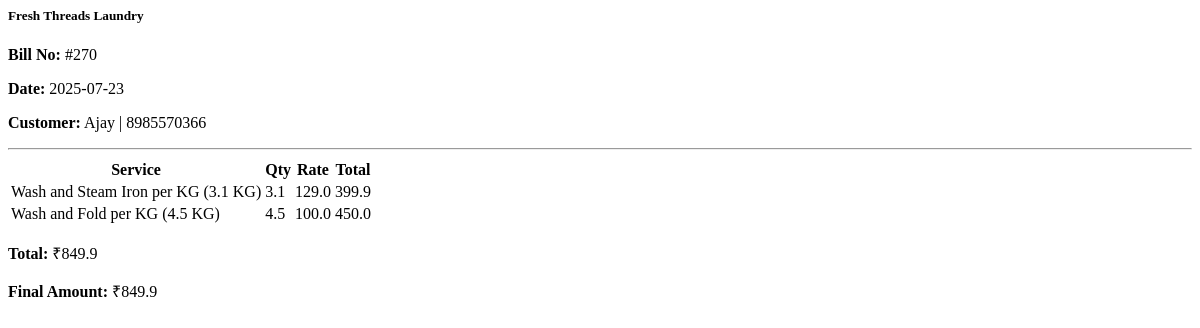
Screenshot of /bill/270/embed with the database file from the repository.
### tables this page shows
CREATE TABLE bills (
    id INTEGER PRIMARY KEY AUTOINCREMENT,
    customer_id INTEGER NOT NULL,
    date TEXT DEFAULT CURRENT_TIMESTAMP,
    total REAL,
    pickup_date TEXT,
    pickup_time TEXT,
    delivery_date TEXT,
    dropoff_time TEXT,
    pickup_address TEXT, order_type TEXT DEFAULT 'Walk-in', discount_type TEXT DEFAULT 'Amount', discount_value REAL DEFAULT 0, advance_paid REAL DEFAULT 0, balance_amount REAL DEFAULT 0, void INTEGER DEFAULT 0,
    FOREIGN KEY (customer_id) REFERENCES customers(id)
);

CREATE TABLE customers (
    id INTEGER PRIMARY KEY AUTOINCREMENT,
    name TEXT NOT NULL,
    phone TEXT NOT NULL UNIQUE,
    email_address TEXT,
    address TEXT,
    customer_type TEXT
);

CREATE TABLE bill_items (
    id INTEGER PRIMARY KEY AUTOINCREMENT,
    bill_id INTEGER NOT NULL,
    service_id INTEGER,
    service_name TEXT NOT NULL,
    qty REAL NOT NULL,  -- ✅ now allows decimals
    rate REAL NOT NULL,
    total REAL NOT NULL, items INTEGER DEFAULT 1,
    FOREIGN KEY (bill_id) REFERENCES bills(id),
    FOREIGN KEY (service_id) REFERENCES services(id)
);

### app.py (the view)
@app.route("/bill/<int:bill_id>/embed")
def bill_embed(bill_id):
    conn = sqlite3.connect(DB_PATH)
    conn.row_factory = sqlite3.Row
    cur = conn.cursor()
    cur.execute("""
        SELECT b.*, c.name AS customer_name, c.phone AS customer_phone
        FROM bills b
        JOIN customers c ON b.customer_id = c.id
        WHERE b.id = ?
    """, (bill_id,))
    bill = cur.fetchone()
    cur.execute("SELECT * FROM bill_items WHERE bill_id = ?", (bill_id,))
    items = cur.fetchall()
    conn.close()
    if not bill:
        return "Bill not found", 404
    return render_template("invoice_embed.html", bill=bill, items=items)

### templates/invoice_embed.html (shortened to what this page needs)
<div class="invoice-preview p-3 border rounded shadow-sm">
  <h5 class="mb-1">Fresh Threads Laundry</h5>
  <p class="mb-1"><strong>Bill No:</strong> #{{ bill.id }}</p>
  <p class="mb-1"><strong>Date:</strong> {{ bill.date[:10] }}</p>
  <p class="mb-1"><strong>Customer:</strong> {{ bill.customer_name }} | {{ bill.customer_phone }}</p>
  <hr>
  <table class="table table-sm table-bordered">
    <thead>
      <tr>
        <th>Service</th>
        <th>Qty</th>
        <th>Rate</th>
        <th>Total</th>
      </tr>
    </thead>
    <tbody>
      {% for item in items %}
      <tr>
        <td>{{ item.service_name }}</td>
        <td>{{ item.qty }}</td>
        <td>{{ item.rate }}</td>
        <td>{{ item.total }}</td>
      </tr>
      {% endfor %}
    </tbody>
  </table>
  <div class="text-end">
    <p><strong>Total:</strong> ₹{{ bill.total }}</p>
    <p><strong>Final Amount:</strong> ₹{{ bill.balance_amount }}</p>
  </div>
</div>

### templates/invoice_embed.html (style rules this page uses)
.invoice-preview { position: relative; }

### rows the page displays
bills: id "270", date "2025-07-23", total "849.9", balance_amount "849.9"
customers: customer_name "Ajay", customer_phone "8985570366"
bill_items: service_name "Wash and Steam Iron per KG (3.1 KG)", qty "3.1", rate "129.0", total "399.9"
bill_items: service_name "Wash and Fold per KG (4.5 KG)", qty "4.5", rate "100.0", total "450.0"
